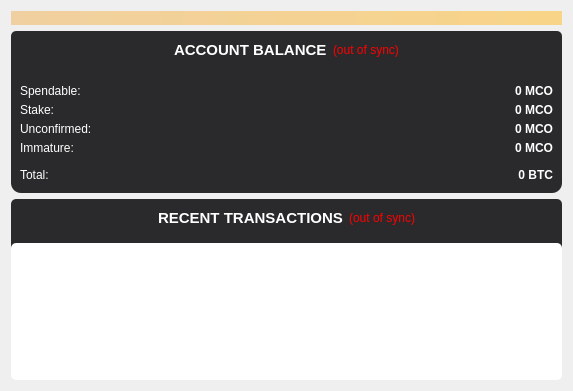
<?xml version="1.0" encoding="UTF-8"?>
<ui version="4.0">
 <class>OverviewPage</class>
 <widget class="QWidget" name="OverviewPage">
  <property name="geometry">
   <rect>
    <x>0</x>
    <y>0</y>
    <width>573</width>
    <height>391</height>
   </rect>
  </property>
  <property name="windowTitle">
   <string>Form</string>
  </property>
  <layout class="QVBoxLayout" name="topLayout">
   <item>
    <widget class="QLabel" name="labelAlerts">
     <property name="visible">
      <bool>false</bool>
     </property>
     <property name="styleSheet">
      <string notr="true">background-color: qlineargradient(x1: 0, y1: 0, x2: 1, y2: 0, stop:0 #F0D0A0, stop:1 #F8D488);  color:#000000
</string>
     </property>
     <property name="wordWrap">
      <bool>true</bool>
     </property>
     <property name="margin">
      <number>3</number>
     </property>
    </widget>
   </item>
   <item>
    <layout class="QVBoxLayout" name="verticalLayout_5" stretch="1,0">
     <item>
      <layout class="QVBoxLayout" name="verticalLayout_2">
       <item>
        <widget class="QWidget" name="widget" native="true">
         <property name="styleSheet">
          <string notr="true"> background-color: rgb(42,42,44); color: white; border-radius: 10px; </string>
         </property>
         <layout class="QVBoxLayout" name="verticalLayout_4">
          <property name="leftMargin">
           <number>0</number>
          </property>
          <property name="topMargin">
           <number>0</number>
          </property>
          <property name="rightMargin">
           <number>0</number>
          </property>
          <item>
           <widget class="QFrame" name="frame">
            <property name="sizePolicy">
             <sizepolicy hsizetype="Preferred" vsizetype="Fixed">
              <horstretch>0</horstretch>
              <verstretch>0</verstretch>
             </sizepolicy>
            </property>
            <property name="styleSheet">
             <string notr="true">background-image: url(:/icons/grad); border-radius: 5px</string>
            </property>
            <property name="midLineWidth">
             <number>0</number>
            </property>
            <layout class="QHBoxLayout" name="horizontalLayout_4">
             <property name="spacing">
              <number>6</number>
             </property>
             <property name="sizeConstraint">
              <enum>QLayout::SetDefaultConstraint</enum>
             </property>
             <item>
              <spacer name="horizontalSpacer_3">
               <property name="orientation">
                <enum>Qt::Horizontal</enum>
               </property>
               <property name="sizeHint" stdset="0">
                <size>
                 <width>40</width>
                 <height>20</height>
                </size>
               </property>
              </spacer>
             </item>
             <item>
              <widget class="QLabel" name="label_5">
               <property name="font">
                <font>
                 <pointsize>11</pointsize>
                 <weight>75</weight>
                 <bold>true</bold>
                </font>
               </property>
               <property name="styleSheet">
                <string notr="true">background: none; border: 0</string>
               </property>
               <property name="text">
                <string>ACCOUNT BALANCE</string>
               </property>
              </widget>
             </item>
             <item>
              <widget class="QLabel" name="labelWalletStatus">
               <property name="toolTip">
                <string>The displayed information may be out of date. Your wallet automatically synchronizes with the Macro network after a connection is established, but this process has not completed yet.</string>
               </property>
               <property name="styleSheet">
                <string notr="true">QLabel { color: red; background: none; border: 0}</string>
               </property>
               <property name="text">
                <string notr="true">(out of sync)</string>
               </property>
               <property name="alignment">
                <set>Qt::AlignLeading|Qt::AlignLeft|Qt::AlignVCenter</set>
               </property>
              </widget>
             </item>
             <item>
              <spacer name="horizontalSpacer_2">
               <property name="orientation">
                <enum>Qt::Horizontal</enum>
               </property>
               <property name="sizeHint" stdset="0">
                <size>
                 <width>40</width>
                 <height>20</height>
                </size>
               </property>
              </spacer>
             </item>
            </layout>
           </widget>
          </item>
          <item>
           <layout class="QFormLayout" name="formLayout_2">
            <property name="sizeConstraint">
             <enum>QLayout::SetFixedSize</enum>
            </property>
            <property name="fieldGrowthPolicy">
             <enum>QFormLayout::AllNonFixedFieldsGrow</enum>
            </property>
            <property name="horizontalSpacing">
             <number>12</number>
            </property>
            <property name="verticalSpacing">
             <number>5</number>
            </property>
            <property name="leftMargin">
             <number>9</number>
            </property>
            <property name="topMargin">
             <number>9</number>
            </property>
            <property name="rightMargin">
             <number>9</number>
            </property>
            <property name="bottomMargin">
             <number>2</number>
            </property>
            <item row="0" column="0">
             <widget class="QLabel" name="label">
              <property name="text">
               <string>Spendable:</string>
              </property>
             </widget>
            </item>
            <item row="0" column="1">
             <widget class="QLabel" name="labelBalance">
              <property name="font">
               <font>
                <weight>75</weight>
                <bold>true</bold>
               </font>
              </property>
              <property name="cursor">
               <cursorShape>IBeamCursor</cursorShape>
              </property>
              <property name="toolTip">
               <string>Your current spendable balance</string>
              </property>
              <property name="text">
               <string notr="true">0 MCO</string>
              </property>
              <property name="alignment">
               <set>Qt::AlignRight|Qt::AlignTrailing|Qt::AlignVCenter</set>
              </property>
              <property name="textInteractionFlags">
               <set>Qt::LinksAccessibleByMouse|Qt::TextSelectableByKeyboard|Qt::TextSelectableByMouse</set>
              </property>
             </widget>
            </item>
            <item row="1" column="0">
             <widget class="QLabel" name="label_6">
              <property name="text">
               <string>Stake:</string>
              </property>
             </widget>
            </item>
            <item row="1" column="1">
             <widget class="QLabel" name="labelStake">
              <property name="font">
               <font>
                <weight>75</weight>
                <bold>true</bold>
               </font>
              </property>
              <property name="cursor">
               <cursorShape>IBeamCursor</cursorShape>
              </property>
              <property name="toolTip">
               <string>Total of coins that was staked, and do not yet count toward the current balance</string>
              </property>
              <property name="text">
               <string notr="true">0 MCO</string>
              </property>
              <property name="alignment">
               <set>Qt::AlignRight|Qt::AlignTrailing|Qt::AlignVCenter</set>
              </property>
              <property name="textInteractionFlags">
               <set>Qt::LinksAccessibleByMouse|Qt::TextSelectableByKeyboard|Qt::TextSelectableByMouse</set>
              </property>
             </widget>
            </item>
            <item row="2" column="0">
             <widget class="QLabel" name="label_3">
              <property name="text">
               <string>Unconfirmed:</string>
              </property>
             </widget>
            </item>
            <item row="2" column="1">
             <widget class="QLabel" name="labelUnconfirmed">
              <property name="font">
               <font>
                <weight>75</weight>
                <bold>true</bold>
               </font>
              </property>
              <property name="cursor">
               <cursorShape>IBeamCursor</cursorShape>
              </property>
              <property name="toolTip">
               <string>Total of transactions that have yet to be confirmed, and do not yet count toward the current balance</string>
              </property>
              <property name="text">
               <string notr="true">0 MCO</string>
              </property>
              <property name="alignment">
               <set>Qt::AlignRight|Qt::AlignTrailing|Qt::AlignVCenter</set>
              </property>
              <property name="textInteractionFlags">
               <set>Qt::LinksAccessibleByMouse|Qt::TextSelectableByKeyboard|Qt::TextSelectableByMouse</set>
              </property>
             </widget>
            </item>
            <item row="3" column="0">
             <widget class="QLabel" name="labelImmatureText">
              <property name="text">
               <string>Immature:</string>
              </property>
             </widget>
            </item>
            <item row="4" column="0" colspan="2">
             <widget class="Line" name="line">
              <property name="orientation">
               <enum>Qt::Horizontal</enum>
              </property>
             </widget>
            </item>
            <item row="5" column="0">
             <widget class="QLabel" name="labelTotalText">
              <property name="text">
               <string>Total:</string>
              </property>
             </widget>
            </item>
            <item row="5" column="1">
             <widget class="QLabel" name="labelTotal">
              <property name="font">
               <font>
                <weight>75</weight>
                <bold>true</bold>
               </font>
              </property>
              <property name="cursor">
               <cursorShape>IBeamCursor</cursorShape>
              </property>
              <property name="toolTip">
               <string>Your current total balance</string>
              </property>
              <property name="text">
               <string notr="true">0 BTC</string>
              </property>
              <property name="alignment">
               <set>Qt::AlignRight|Qt::AlignTrailing|Qt::AlignVCenter</set>
              </property>
              <property name="textInteractionFlags">
               <set>Qt::LinksAccessibleByMouse|Qt::TextSelectableByKeyboard|Qt::TextSelectableByMouse</set>
              </property>
             </widget>
            </item>
            <item row="3" column="1">
             <widget class="QLabel" name="labelImmature">
              <property name="font">
               <font>
                <weight>75</weight>
                <bold>true</bold>
               </font>
              </property>
              <property name="toolTip">
               <string>Mined balance that has not yet matured</string>
              </property>
              <property name="text">
               <string notr="true">0 MCO</string>
              </property>
              <property name="alignment">
               <set>Qt::AlignRight|Qt::AlignTrailing|Qt::AlignVCenter</set>
              </property>
              <property name="textInteractionFlags">
               <set>Qt::LinksAccessibleByMouse|Qt::TextSelectableByKeyboard|Qt::TextSelectableByMouse</set>
              </property>
             </widget>
            </item>
           </layout>
          </item>
         </layout>
        </widget>
       </item>
      </layout>
     </item>
     <item>
      <layout class="QVBoxLayout" name="verticalLayout_3">
       <item>
        <widget class="QWidget" name="widget_2" native="true">
         <property name="styleSheet">
          <string notr="true"> background-color: rgb(42,42,44); color: white; border-radius: 10px; </string>
         </property>
         <layout class="QVBoxLayout" name="verticalLayout">
          <property name="leftMargin">
           <number>0</number>
          </property>
          <property name="topMargin">
           <number>0</number>
          </property>
          <property name="rightMargin">
           <number>0</number>
          </property>
          <property name="bottomMargin">
           <number>0</number>
          </property>
          <item>
           <widget class="QWidget" name="widget" native="true">
            <property name="sizePolicy">
             <sizepolicy hsizetype="Expanding" vsizetype="Fixed">
              <horstretch>0</horstretch>
              <verstretch>0</verstretch>
             </sizepolicy>
            </property>
            <property name="styleSheet">
             <string notr="true">background-image: url(:/icons/grad); border-radius: 5px;</string>
            </property>
            <layout class="QHBoxLayout" name="horizontalLayout_2">
             <property name="sizeConstraint">
              <enum>QLayout::SetDefaultConstraint</enum>
             </property>
             <item>
              <spacer name="horizontalSpacer_4">
               <property name="orientation">
                <enum>Qt::Horizontal</enum>
               </property>
               <property name="sizeHint" stdset="0">
                <size>
                 <width>40</width>
                 <height>20</height>
                </size>
               </property>
              </spacer>
             </item>
             <item>
              <widget class="QLabel" name="label_4">
               <property name="font">
                <font>
                 <pointsize>11</pointsize>
                 <weight>75</weight>
                 <bold>true</bold>
                </font>
               </property>
               <property name="styleSheet">
                <string notr="true"> background: none; border: 0</string>
               </property>
               <property name="text">
                <string>&lt;html&gt;&lt;head/&gt;&lt;body&gt;&lt;p&gt;RECENT TRANSACTIONS&lt;/p&gt;&lt;/body&gt;&lt;/html&gt;</string>
               </property>
              </widget>
             </item>
             <item>
              <widget class="QLabel" name="labelTransactionsStatus">
               <property name="toolTip">
                <string>The displayed information may be out of date. Your wallet automatically synchronizes with the Macro network after a connection is established, but this process has not completed yet.</string>
               </property>
               <property name="styleSheet">
                <string notr="true">QLabel { color: red;  background: none; border: 0}</string>
               </property>
               <property name="text">
                <string notr="true">(out of sync)</string>
               </property>
               <property name="alignment">
                <set>Qt::AlignRight|Qt::AlignTrailing|Qt::AlignVCenter</set>
               </property>
              </widget>
             </item>
             <item>
              <spacer name="horizontalSpacer">
               <property name="orientation">
                <enum>Qt::Horizontal</enum>
               </property>
               <property name="sizeHint" stdset="0">
                <size>
                 <width>40</width>
                 <height>20</height>
                </size>
               </property>
              </spacer>
             </item>
            </layout>
           </widget>
          </item>
          <item>
           <widget class="QTableView" name="tableViewRecentTransactions">
            <property name="sizePolicy">
             <sizepolicy hsizetype="Expanding" vsizetype="Expanding">
              <horstretch>0</horstretch>
              <verstretch>0</verstretch>
             </sizepolicy>
            </property>
            <property name="styleSheet">
             <string notr="true"> background: white; border-radius: 5px; padding-top:2px; padding-bottom:4px; color:rgb(42,42,44); </string>
            </property>
            <property name="verticalScrollBarPolicy">
             <enum>Qt::ScrollBarAsNeeded</enum>
            </property>
            <property name="horizontalScrollBarPolicy">
             <enum>Qt::ScrollBarAsNeeded</enum>
            </property>
           </widget>
          </item>
         </layout>
        </widget>
       </item>
      </layout>
     </item>
    </layout>
   </item>
  </layout>
 </widget>
 <resources/>
 <connections/>
</ui>
